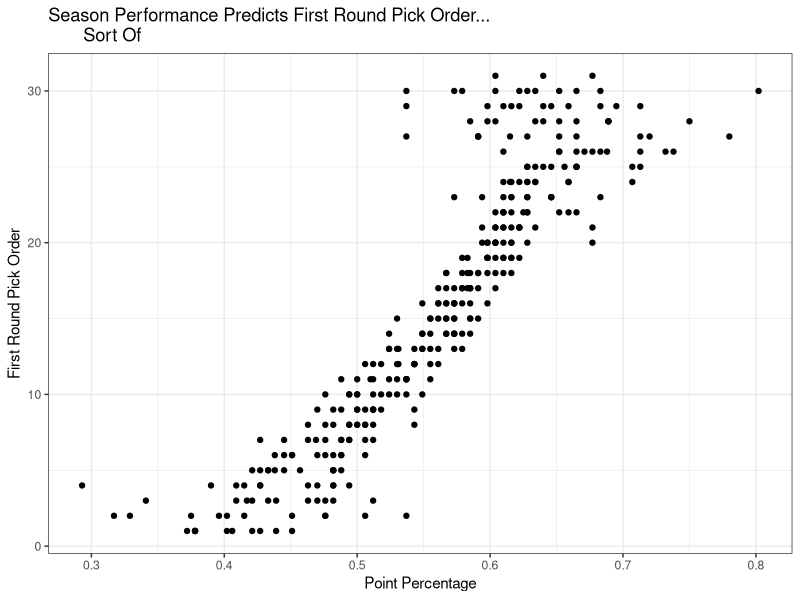
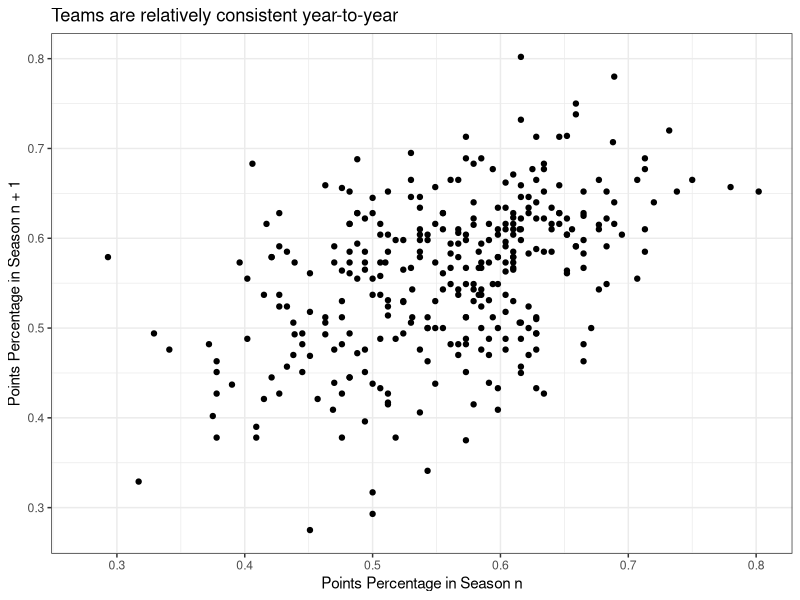
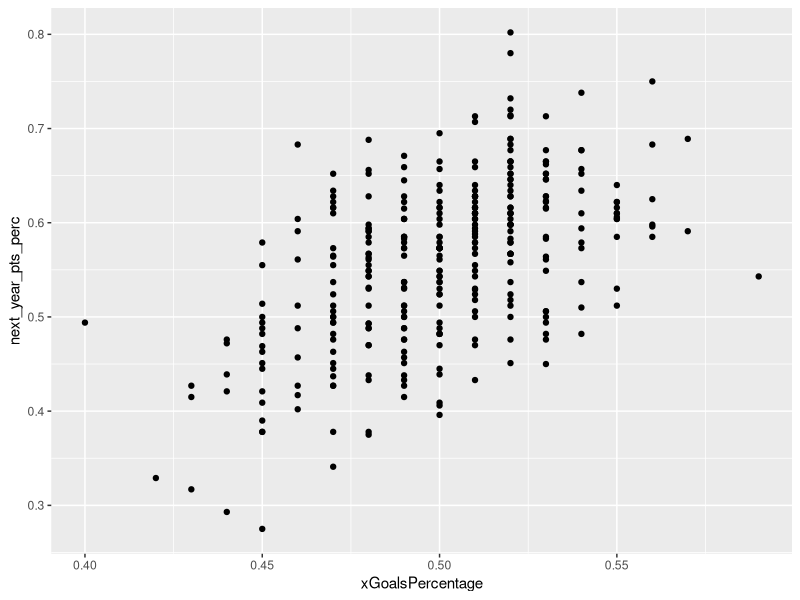

Reproduce these figures in R, in order.
## ---- chunk 1
library(tidyverse)

drafted_players_data <- read_csv("../Data/draftAndCareerData0506to1920.csv")

season_draft_data <- read_csv("../Data/seasonToDraftOrderData0809to1819.csv")

complex_team_season_data <-
  read_csv("../Data/predictingPpercNextSeason.csv")
## ---- chunk 2
library(tidyverse)
## ---- chunk 3
season_draft_data %>%
  ggplot(aes(x = PTSperc, y = PickOrder)) +
  geom_point() +
  labs(x = "Point Percentage", y = "First Round Pick Order", 
       title = "Season Performance Predicts First Round Pick Order... 
       Sort Of") +
  theme_bw()
## ---- chunk 4
complex_team_season_data %>%
  ggplot(aes(x = `P%`, y = next_year_pts_perc)) +
  geom_point() +
  labs(x = "Points Percentage in Season n", 
       y = "Points Percentage in Season n + 1", 
       title = "Teams are relatively consistent year-to-year") +
  theme_bw()
## ---- chunk 5
complex_team_season_data %>%
  ggplot(aes(x = xGoalsPercentage, y = next_year_pts_perc)) +
  geom_point()
